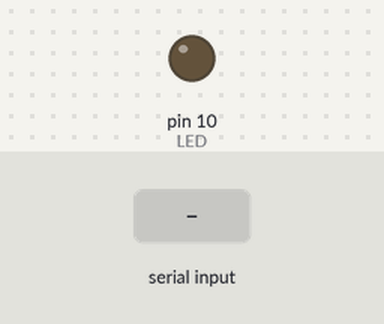
The sketch below on a simulated Arduino Uno, built with avr-gcc and run on an emulated ATmega328P. Shown: output pins drawn as LEDs (lit = HIGH). Inputs (shaded band) come from the test bench.

Above: at 1.2 s.
1.3 s: "90,45\n" received over Serial
At 2.4 s:
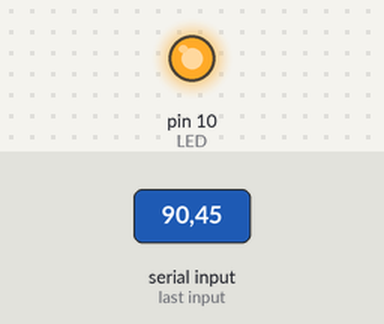
2.8 s: "5\n" received over Serial
At 3.5 s:
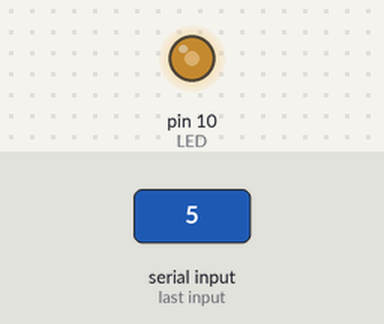
4.3 s: "30,150\n" received over Serial
At 4.7 s:
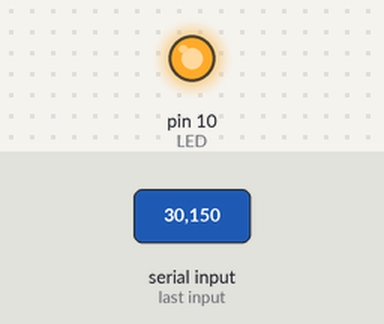
Timing chart, 0 to 7.3 s (numbered marks = the images above; inputs shaded):
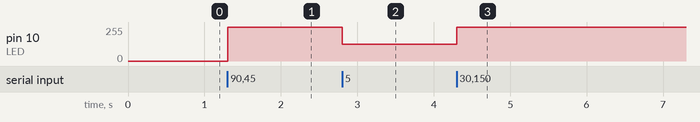

The sketch:

313_1.ino
```cpp
// p.144

const int LED = 10;

void setup() {
  Serial.begin(9600);
}

void loop() {
  if (Serial.available()) {

    int num = Serial.parseInt();
    char enter = Serial.read();
    analogWrite(LED, 25 * num);

    // 문자열을 받을 때
    //String string = Serial.readString();
    //Serial.print(string);
    //analogWrite(LED, 25 * num);

//    char userInput = Serial.read();
//
//    switch (userInput) {
//      case '0': analogWrite(LED, 0); break;
//      case '1': analogWrite(LED, 25*1); break;
//      case '2': analogWrite(LED, 25*2); break;
//      case '3': analogWrite(LED, 25*3); break;
//      case '4': analogWrite(LED, 25*4); break;
//      case '5': analogWrite(LED, 25*5); break;
//      case '6': analogWrite(LED, 25*6); break;
//      case '7': analogWrite(LED, 25*7); break;
//      case '8': analogWrite(LED, 25*8); break;
//      case '9': analogWrite(LED, 25*9); break;
//      default: break;
//    }
  }
}
```

Measured:
- after the input at 1.3 s, pin 10 (LED): 0/255 → 255/255 at once
- after the input at 2.8 s, pin 10 (LED): 255/255 → 125/255 at once
- after the input at 4.3 s, pin 10 (LED): 125/255 → 255/255 at once
